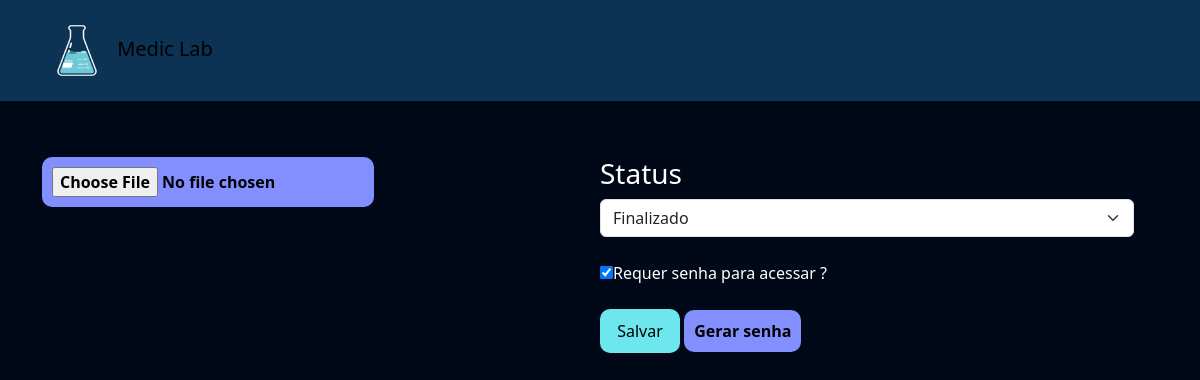
/empresarial/exame_cliente/13 (signed in), run on an earlier commit of the app's database.
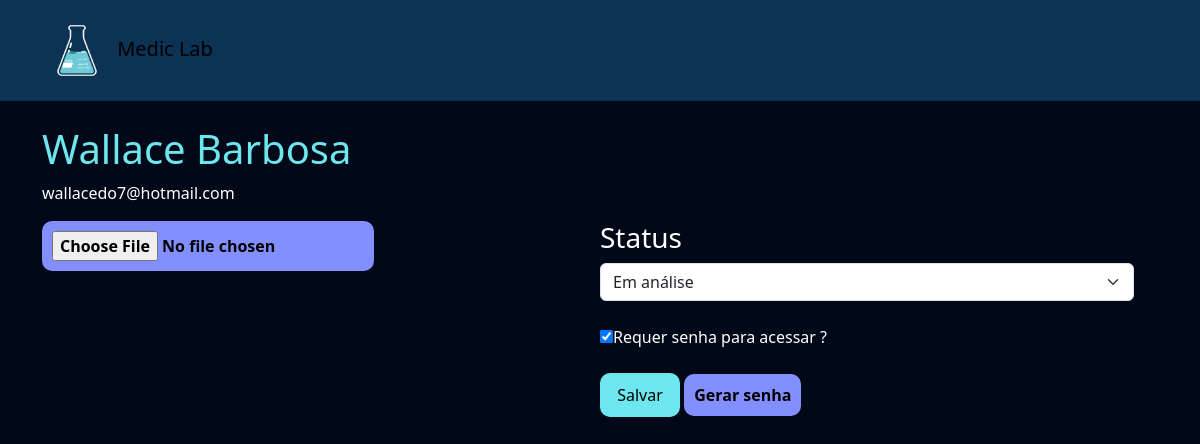
And on a later commit of the database.
### exames/models.py (models this page shows, shortened)
class SolicitacaoExame(models.Model):
    choice_status = (
    ('E', 'Em análise'),
    ('F', 'Finalizado')
    )
    usuario = models.ForeignKey(User, on_delete=models.DO_NOTHING) #ForeignKey -> chave estangeira
    exame = models.ForeignKey(TiposExames, on_delete=models.DO_NOTHING)
    status = models.CharField(max_length=2, choices=choice_status)
    resultado = models.FileField(upload_to="resultados", null=True, blank=True) #FileField -> recebendo arquivo
    requer_senha = models.BooleanField(default=False)
    senha = models.CharField(max_length=6, null=True, blank=True)

### empresarial/views.py (the view)
# urls.py: path('exame_cliente/<int:exame_id>', views.exame_cliente, name="exame_cliente"),
@staff_member_required
def exame_cliente(request, exame_id):
    exame = SolicitacaoExame.objects.get(id=exame_id)
    return render(request, 'exame_cliente.html', {'exame': exame})

### empresarial/templates/exame_cliente.html (shortened to what this page needs)
{% extends "bases/base.html" %}
{% load static %}
{% block 'head' %}
    <link href="{% static 'exames/css/style.css' %}" rel="stylesheet">
    <link href="{% static 'exames/css/gerenciar_pedidos.css' %}" rel="stylesheet">
    <link href="{% static 'exames/css/gerenciar_exames.css' %}" rel="stylesheet">
{% endblock 'head' %}
{% block 'conteudo' %}
    <br>
    <div class="container">
        <div class="row">
        <h3 class="font-destaque">{{exame.usuario.get_full_name}}</h3>
        <p>{{exame.usuario.email}}</p>
        <br>
        <div class="row">
            <div class="col-md-6">
                <form action="{% url 'alterar_dados_exame' exame.id %}" method="POST" enctype="multipart/form-data">{% csrf_token %}
                    <input type="FILE" value="Alterar PDF" class="btn-secundario" name="resultado">
                    <br>
                    <br>
            </div>
            <div class="col-md-6">
                <h3>Status</h3>
                <select name="status" id="" class="form-select">
                    <option style="color: black;" {% if exame.status == "E" %}selected{% endif %} value="E">Em análise</option>
                    <option style="color: black;" {% if exame.status == "F" %}selected{% endif %} value="F">Finalizado</option>
                </select>
                <br>
                <input type="checkbox" name="requer_senha" id="" {% if exame.requer_senha %}checked{% endif %}><label for="">Requer senha para acessar ?</label>
                <br>
                <br>
                <input type="submit" value="Salvar" class="btn-default">
                <a style="text-decoration: none;" href="{% url 'gerar_senha' exame.id %}" class="btn-secundario">Gerar senha</a>
            </div>
        </div>
    </div>
{% endblock 'conteudo' %}

What changed in the data, as far as the page shows it:
changed SolicitacaoExame: usuario.get_full_name (not shown) → "Wallace Barbosa"; usuario.email (not shown) → "wallacedo7@hotmail.com"; status "Finalizado" → "Em análise"
